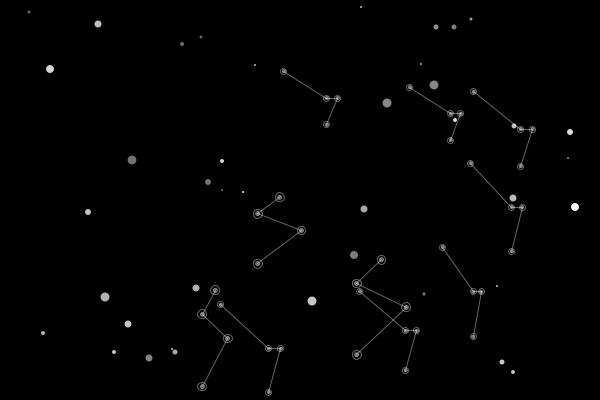
Frame 1 (no input)
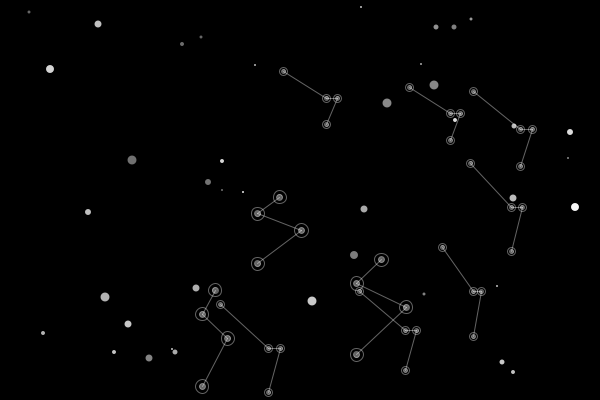
Frame 60 (the mouse pressed at the canvas centre just before this capture)
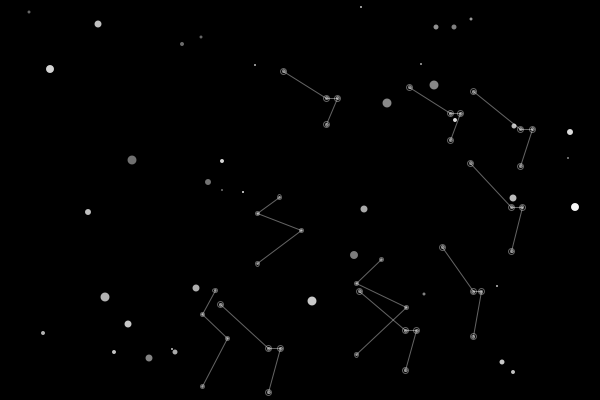
Frame 120 (the mouse held since frame 60 and released just before this capture)

The Processing sketch that drew these frames (run headless with seeded random() and noise(); from frame 60 on, the mouse is pressed at the canvas centre):

// Processing sketch: processing_121225
// ── processing_121225.pde


ArrayList<Constellation> sky;
ArrayList<Comet> comets;
int numConstellations=10;
Clouds bg;
void setup()
{
  size(600,400);
  bg=new Clouds();
  comets=new ArrayList<Comet>();
  sky=new ArrayList<Constellation>();
  for(int i=0;i<numConstellations;i++)
  {
    float h=random(50,100);
    float w=random(50,100);
    float x=random(w,width-w);
    float y=random(h,height-h);
    sky.add(new Constellation(x,y,w,h));
  }
}

void draw()
{
  background(0);
  bg.render();
  for(int i=0;i<numConstellations;i++)
  {
    sky.get(i).update();
    sky.get(i).render();
  }
  
  for(int i=0;i<comets.size();i++)
  {
    comets.get(i).update();
    comets.get(i).render();
  }
  
  if(numConstellations==0)
  {
    for(int i=0;i<comets.size();i++)
    {
      if(i<comets.size()-1)
      {
        Comet comet1=comets.get(i);
        Comet comet2=comets.get(i+1);
        stroke(255);
        line(comet1.x,comet1.y,comet2.x,comet2.y);
        noFill();
        ellipse(comet1.x,comet1.y,comet1.r*2,comet1.r*2);
      }
    }
  }
  
  for(int i=0;i<numConstellations;i++)
  {
    for(int j=0;j<comets.size();j++)
    {
    if(sky.get(i).isCollide(comets.get(j).x,comets.get(j).y))
    {
      sky.get(i).a=0;
      numConstellations-=1;
    }
    }
  }
  
  
}

void mouseClicked()
{
  if(numConstellations>0)
  {
    comets.add(new Comet(mouseX,mouseY));
  }
}
  
class Clouds
{
  int[] stars=new int[160];
  
  Clouds()
  {
    for(int i=0;i<160;i=i+4)
    {
     stars[i]= int(random(0,width));
     stars[i+1]=int(random(0,height));
     stars[i+2]=int(random(2,10));
     stars[i+3]=int(random(100,255));
    }
  }
  
  void render()
  {
    noStroke();
   for(int i=0;i<160;i=i+4)
   {
     fill(255,stars[i+3]);
     ellipse(stars[i],stars[i+1],stars[i+2],stars[i+2]);
   }
  }
  
  
}
class Comet
{
  float x;
  float y;
  float r;
  float speed;
  float targetx;
  float targety;
  
  Comet(float tx,float ty)
  {
    targetx=tx;
    targety=ty;
    r=20;
    //Start at the top of the screen
    x=width/2;
    y=r;
  }
  
  void update()
  {
    
    //Illusion of depth, make the comet smaller as it approaches
    /*if(r>0){r-=.1;}
    else{r=0;}*/
    
    //Move the comet towards the target
    x=(0.95*x+0.05*targetx);
    y=(0.95*y+0.05*targety);
  }
  
  void render()
  {
    float a=sin(millis()/100);
    a=map(a,-1,1,50,200);
    fill(255,a);
    ellipse(x,y,r,r);
    ellipse(x,y,r/2,r/2);
    ellipse(x,y,r-2,r-2);
    ellipse(x,y,r-4,r-4);
  }
  
}
    
  
class Constellation
{
  float x;
  float y;
  float w;
  float h;
  float a;
  float r;
  char drawType;
  char[] starForms={'c','a','s'};
  boolean notDead=true;
  
  Constellation()
  {
    x=100;
    y=100;
    w=20;
    h=20;
  }
  Constellation (float ax, float ay,float aw,float ah)
  {
    x=ax;
    y=ay;
    w=aw;
    h=ah;
    a=100;
    r=10;
    int picker=int(random(0,3));
    drawType=starForms[picker];
  }
  
  void update()
  {
    if(a<0)
    {
      notDead=false;
    }
    
    if(notDead)
    {
      if(drawType=='c')
        {
          r=sin(millis()/250);
          r=int(map(r,-1,1,2,5));
        }
      if(drawType=='a')
        {
          r=sin(millis()/700);
          r=int(map(r,-1,1,2,5));
        }
      if(drawType=='s')
        {
          r=sin(millis()/500);
          r=int(map(r,-1,1,2,7));
        }
    }
    
  }
  
  void render()
  {
    stroke(255,a);
    //noFill();
    //rect(x,y,w,h);
    fill(255,a);
    drawStars();
  }
  
  void drawLayers(float px, float py)
  {
   for(int i=0;i<3;i++)
    {
     ellipse(px,py,r-i,r-i);
    } 
  }
  
  void drawStars()
  {
    float posx=x+(((x+w)-x)/2);
    float posy=y+(((y+h)-y)/2);
    float midx=(((posx)-x)/2);
    float midy=(((posy)-y)/2);
    float r2=r*2;
    if(drawType=='c')
    {
      r2=r*1.7;
      ellipse(x,posy,r,r);
      ellipse(x+midx,y+midy-5,r,r);
      line(x,posy,x+midx,y+midy-5);
      ellipse(posx,y,r,r);
      line(x+midx,y+midy-5,posx,y);
      ellipse(posx+midx,posy+midy,r,r);
      line(posx,y,x+w,posy);
      ellipse(x+w,posy,r,r);
      line(x+w,posy,posx+midx,posy+midy);
      ellipse(x+midx,posy+midy,r,r);
      line(posx+midx,posy+midy,posx,y+h);
      ellipse(posx,y+h,r,r);
      line(posx,y+h,x+midx,posy+midy);
      ellipse(posx+midx,y+midy,r,r);
      line(x+midx,posy+midy,x,posy);
      noFill();
      ellipse(x,posy,r2,r2);
      ellipse(x+midx,y+midy-5,r2,r2);
      ellipse(posx,y,r2,r2);
      ellipse(posx+midx,posy+midy,r2,r2);
      ellipse(x+w,posy,r2,r2);
      ellipse(x+midx,posy+midy,r2,r2);
      ellipse(posx,y+h,r2,r2);
      ellipse(posx+midx,y+midy,r2,r2);
      
    }
    if(drawType=='a')
    {
      ellipse(x,y,r,r);
      ellipse(posx,posy,r,r);
      line(x,y,posx,posy);
      ellipse(posx+(midx/2),posy,r,r);
      line(posx,posy,posx+(midx/2),posy);
      ellipse(posx,y+h,r,r);
      line(posx+(midx/2),posy,posx,y+h);
      noFill();
      ellipse(x,y,r2,r2);
      ellipse(posx,posy,r2,r2);
      ellipse(posx+(midx/2),posy,r2,r2);
      ellipse(posx,y+h,r2,r2);
    }
    if(drawType=='s')
    {
      r2=r*2.2;
      ellipse(posx,y,r,r);
      ellipse(x+midx,y+midy,r,r);
      line(posx,y,x+midx,y+midy);
      ellipse(posx+midx,posy,r,r);
      line(x+midx,y+midy,posx+midx,posy);
      ellipse(x+midx,y+h,r,r);
      line(posx+midx,posy,x+midx,y+h);
      noFill();
      ellipse(posx,y,r2,r2);
      ellipse(x+midx,y+midy,r2,r2);
      ellipse(posx+midx,posy,r2,r2);
      ellipse(x+midx,y+h,r2,r2);
      
    }
    
  }
  
  boolean isCollide(float cx,float cy)
  {
   if(cx>=x && cx<=x+w)
   {
     if(cy>=y && cy<=y+h)
     {
       return true;
     }
   }
   return false;
  }

  
}
  
